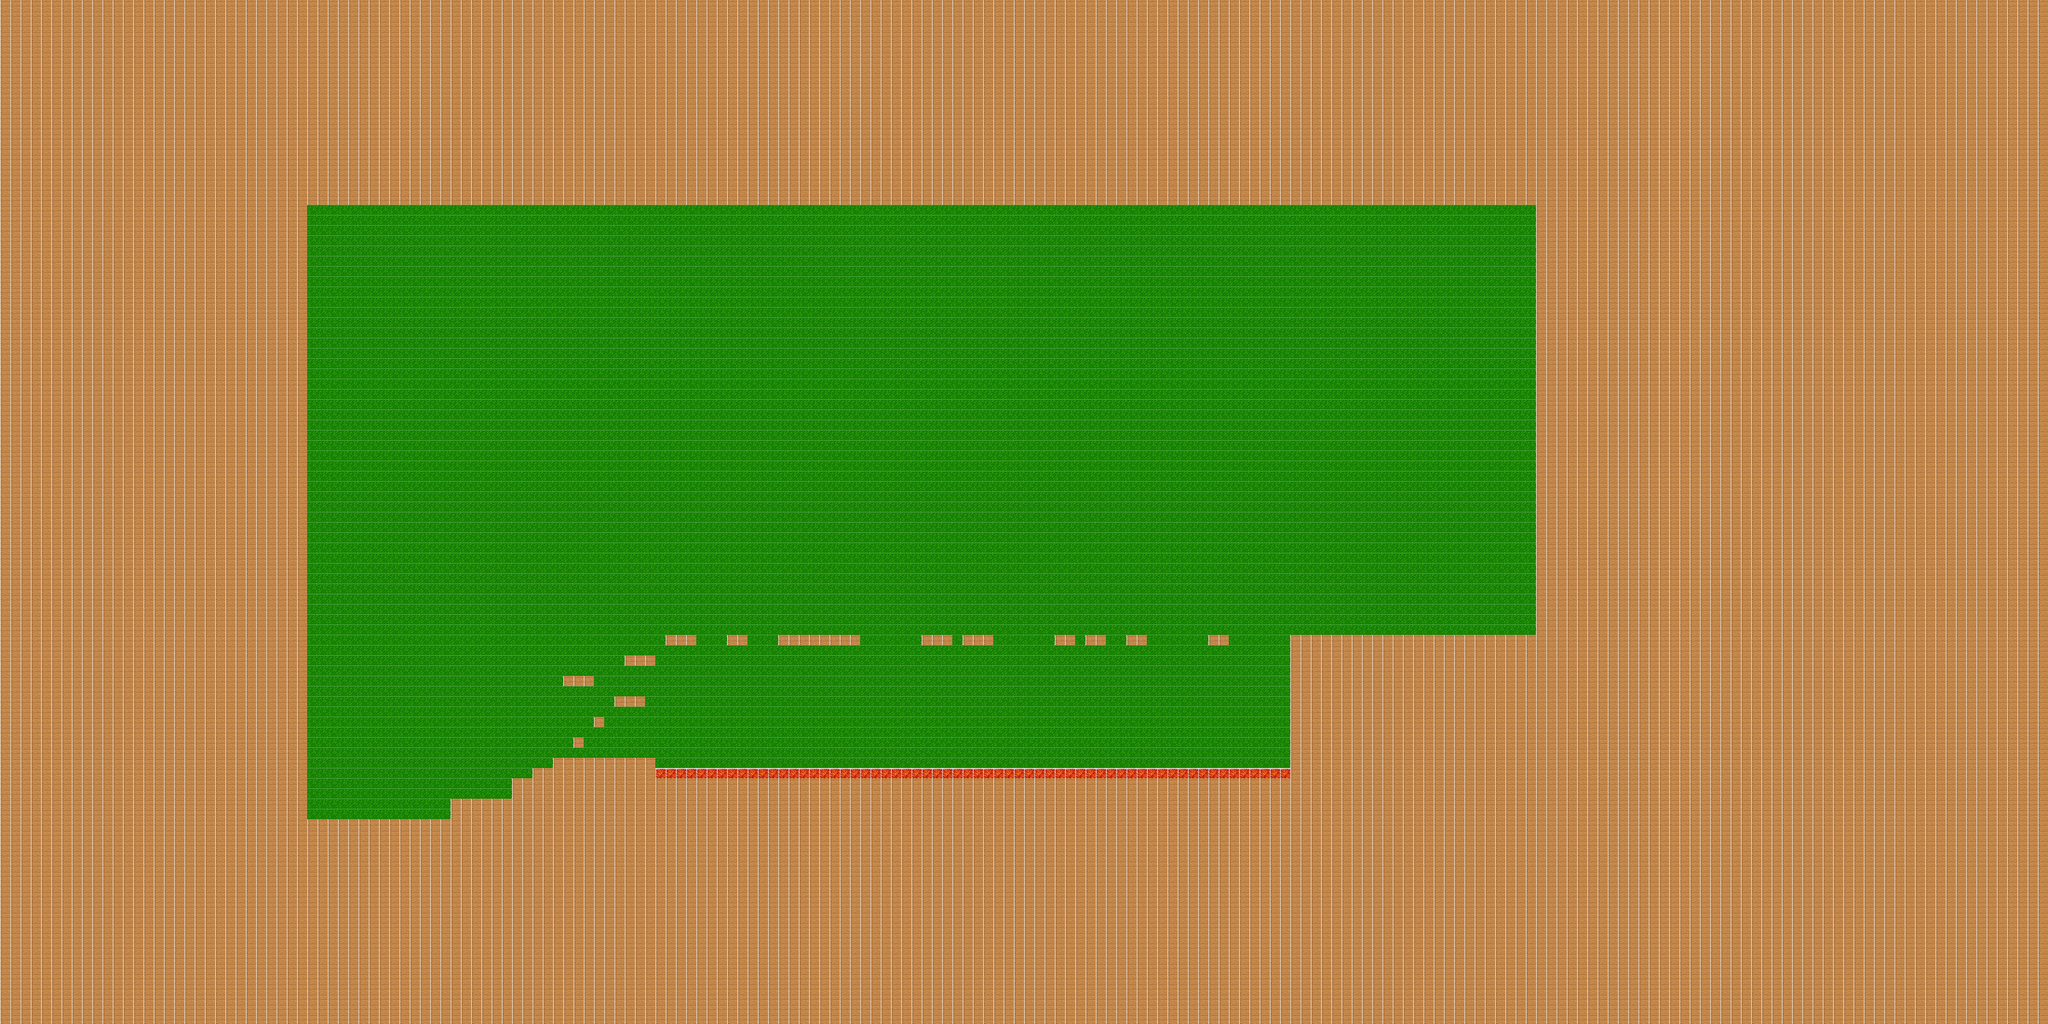

A 2D game scene composited from a Tiled map and its tileset images. What follows is a short description and the map's XML, with each tile layer's data collapsed to a summary:
An orthogonal 200x100 tile map with 32x32 px tiles, 4 tile layers (Background, Blocks, MovingBlocks, KillerBlocks).

<map version="1.10" tiledversion="1.10.2" orientation="orthogonal" renderorder="right-down" width="200" height="100" tilewidth="32" tileheight="32" infinite="0" nextlayerid="7" nextobjectid="1">
 <tileset firstgid="1" source="blockset.tsx" />
 <layer id="1" name="Background" width="200" height="100">
  <data>[20000 cells, 20000 non-empty, 1 distinct tile ids]</data>
 </layer>
 <layer id="2" name="Blocks" width="200" height="100">
  <data>[20000 cells, 13607 non-empty, 1 distinct tile ids]</data>
 </layer>
 <layer id="6" name="MovingBlocks" width="200" height="100">
  <data>[20000 cells, 1 non-empty, 1 distinct tile ids]</data>
 </layer>
 <layer id="3" name="KillerBlocks" width="200" height="100">
  <data>[20000 cells, 62 non-empty, 1 distinct tile ids]</data>
 </layer>
</map>
